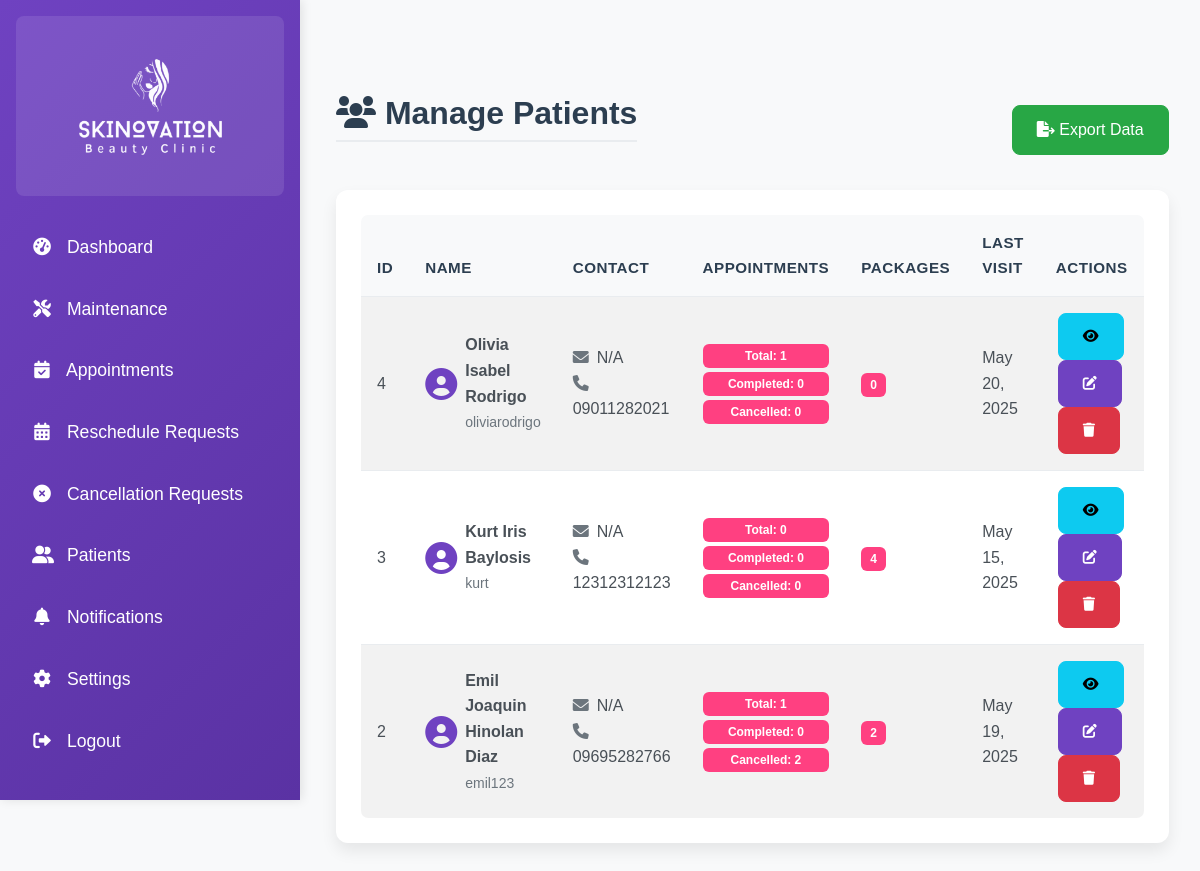
Before: /admin/patients.php (signed in) with the older database file.
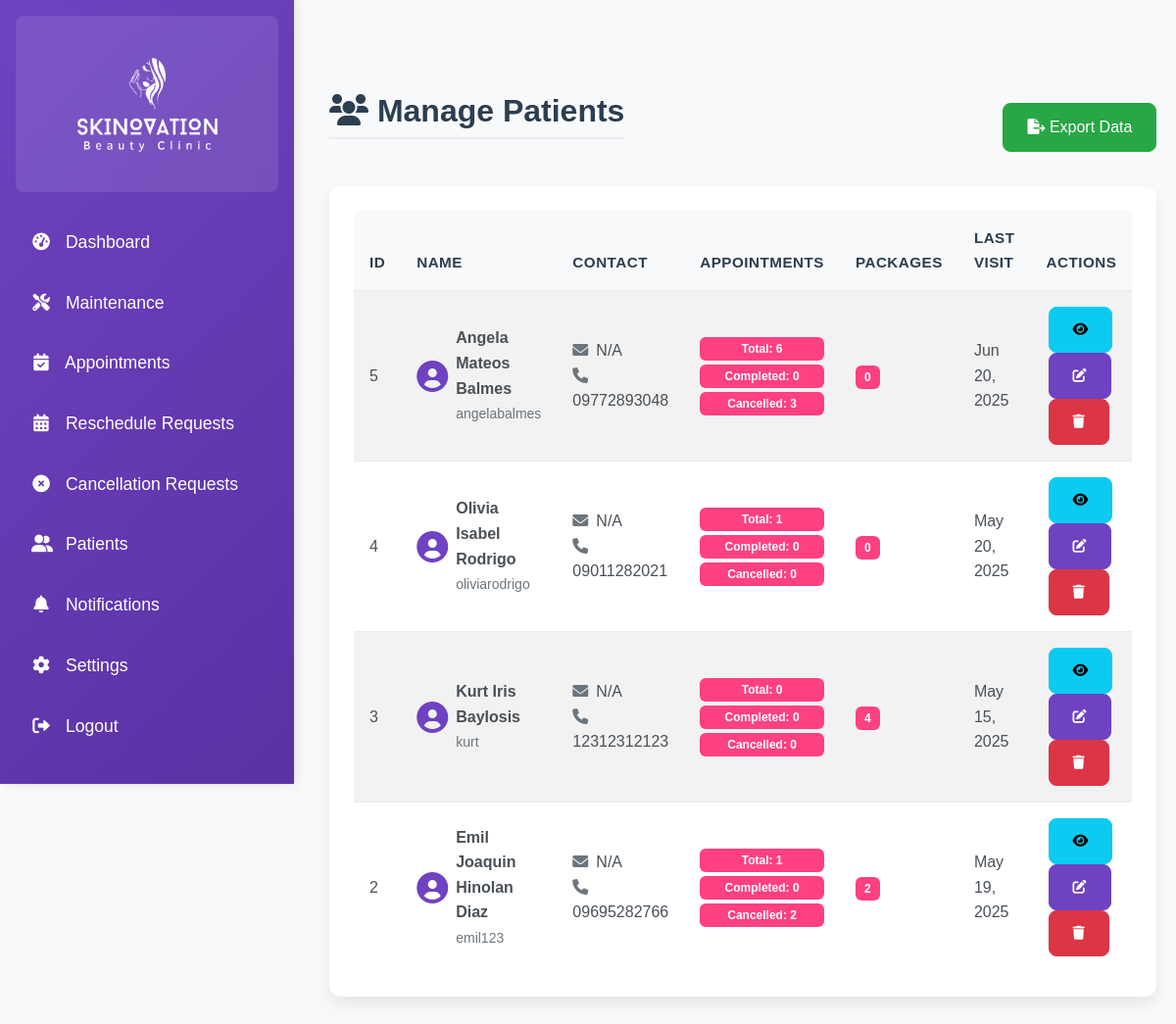
After: the same page with the newer database file.
### tables this page shows
CREATE TABLE `patients` (
  `patient_id` int NOT NULL,
  `last_name` varchar(100) NOT NULL,
  `first_name` varchar(100) NOT NULL,
  `middle_name` varchar(255) DEFAULT NULL,
  `username` varchar(50) NOT NULL,
  `password` varchar(255) NOT NULL,
  `phone` varchar(20) NOT NULL,
  `created_at` datetime DEFAULT CURRENT_TIMESTAMP,
  `updated_at` datetime DEFAULT CURRENT_TIMESTAMP ON UPDATE CURRENT_TIMESTAMP,
  `archived` tinyint(1) DEFAULT '0'
);

### config.php (called while the page is built, shortened)
<?php
if (defined('CONFIG_INCLUDED')) {
    return;
}
if (!function_exists('clean')) {
    function clean($string) {
        return htmlspecialchars($string, ENT_QUOTES, 'UTF-8');
    }
}

### admin/patients.php (the view, shortened to what the changed rows need)
<?php
include '../config.php';
$stmt = $conn->query("
    SELECT
        p.*,
        COUNT(DISTINCT a.appointment_id) as total_appointments,
        COUNT(DISTINCT pb.booking_id) as total_packages,
        SUM(CASE WHEN a.status = 'completed' THEN 1 ELSE 0 END) as completed_appointments,
        SUM(CASE WHEN a.status = 'cancelled' THEN 1 ELSE 0 END) as cancelled_appointments,
        MAX(COALESCE(a.appointment_date, pb.created_at)) as last_visit
    FROM patients p
    LEFT JOIN appointments a ON p.patient_id = a.patient_id
    LEFT JOIN package_bookings pb ON p.patient_id = pb.patient_id
    GROUP BY p.patient_id
    ORDER BY p.created_at DESC
");
$patients = $stmt->fetchAll(PDO::FETCH_ASSOC);
?>
<!DOCTYPE html>
<html lang="en">
<head>
    <link href="https://cdn.jsdelivr.net/npm/bootstrap@5.3.0/dist/css/bootstrap.min.css" rel="stylesheet">
    <link href="https://cdnjs.cloudflare.com/ajax/libs/font-awesome/6.0.0-beta3/css/all.min.css" rel="stylesheet">
    <link href="../assets/css/admin.css" rel="stylesheet">
    <link href="../assets/css/style.css" rel="stylesheet">
</head>
<body>
<div class="d-flex">
    <div class="content p-4">
        <div class="container-fluid">
            <div class="d-flex justify-content-between align-items-center mb-4">
                <h1><i class="fas fa-users"></i> Manage Patients</h1>
            </div>
            <div class="card">
                <div class="card-body">
                    <div class="table-responsive">
                        <table class="table table-striped table-hover">
                            <thead>
                                <tr>
                                    <th>ID</th>
                                    <th>Name</th>
                                    <th>Contact</th>
                                    <th>Appointments</th>
                                    <th>Packages</th>
                                    <th>Last Visit</th>
                                    <th>Actions</th>
                                </tr>
                            </thead>
                            <tbody>
                                <?php if (empty($patients)): ?>
                                <tr>
                                    <td colspan="8" class="text-center">No patients found</td>
                                </tr>
                                <?php else: ?>
                                <?php foreach ($patients as $patient): ?>
                                <tr>
                                    <td><?php echo $patient['patient_id']; ?></td>
                                    <td>
                                        <div class="d-flex align-items-center">
                                            <i class="fas fa-user-circle fa-2x text-primary me-2"></i>
                                            <div>
                                                <div class="fw-bold">
                                                    <?php
                                                    echo clean($patient['first_name'] . ' ' .
                                                        ($patient['middle_name'] ? $patient['middle_name'] . ' ' : '') .
                                                        $patient['last_name']);
                                                    ?>
                                                </div>
                                                <small class="text-muted"><?php echo clean($patient['username']); ?></small>
                                            </div>
                                        </div>
                                    </td>
                                    <td>
                                        <div><i class="fas fa-envelope text-muted me-2"></i><?php echo clean($patient['email'] ?? 'N/A'); ?></div>
                                        <div><i class="fas fa-phone text-muted me-2"></i><?php echo clean($patient['phone']); ?></div>
                                    </td>
                                    <td>
                                        <div class="d-flex flex-column">
                                            <span class="badge bg-primary mb-1">
                                                Total: <?php echo $patient['total_appointments']; ?>
                                            </span>
                                            <span class="badge bg-success mb-1">
                                                Completed: <?php echo $patient['completed_appointments']; ?>
                                            </span>
                                            <span class="badge bg-danger">
                                                Cancelled: <?php echo $patient['cancelled_appointments']; ?>
                                            </span>
                                        </div>
                                    </td>
                                    <td>
                                        <span class="badge bg-info">
                                            <?php echo $patient['total_packages']; ?>
                                        </span>
                                    </td>
                                    <td>
                                        <?php
                                        if ($patient['last_visit']) {
                                            echo date('M d, Y', strtotime($patient['last_visit']));
                                        } else {
                                            echo '<span class="text-muted">No visits yet</span>';
                                        }
                                        ?>
                                    </td>
                                    <td class="patient-actions">
                                        <a href="view_patient.php?id=<?php echo $patient['patient_id']; ?>"
                                           class="btn btn-info btn-sm"
                                           title="View Details">
                                            <i class="fas fa-eye"></i>
                                        </a>
                                        <a href="edit_patient.php?id=<?php echo $patient['patient_id']; ?>"
                                           class="btn btn-primary btn-sm"
                                           title="Edit Patient">
                                            <i class="fas fa-edit"></i>
                                        </a>
                                        <a href="patients.php?delete=<?php echo $patient['patient_id']; ?>"
                                           class="btn btn-danger btn-sm"
                                           onclick="return confirm('Are you sure you want to delete this patient? This will also delete all their appointments and package bookings.')"
                                           title="Delete Patient">
                                            <i class="fas fa-trash"></i>
                                        </a>
                                    </td>
                                </tr>
                                <?php endforeach; ?>
                                <?php endif; ?>
                            </tbody>
                        </table>
                    </div>
                </div>
            </div>
        </div>
    </div>
</div>
</body>
</html>

Changed rows visible on the page:
added patients: patient_id "5", first_name+middle_name+last_name "Angela Mateos Balmes", username "angelabalmes", email "N/A", phone "09772893048", total_appointments "6", completed_appointments "0", cancelled_appointments "3", total_packages "0", last_visit "Jun 20, 2025"
